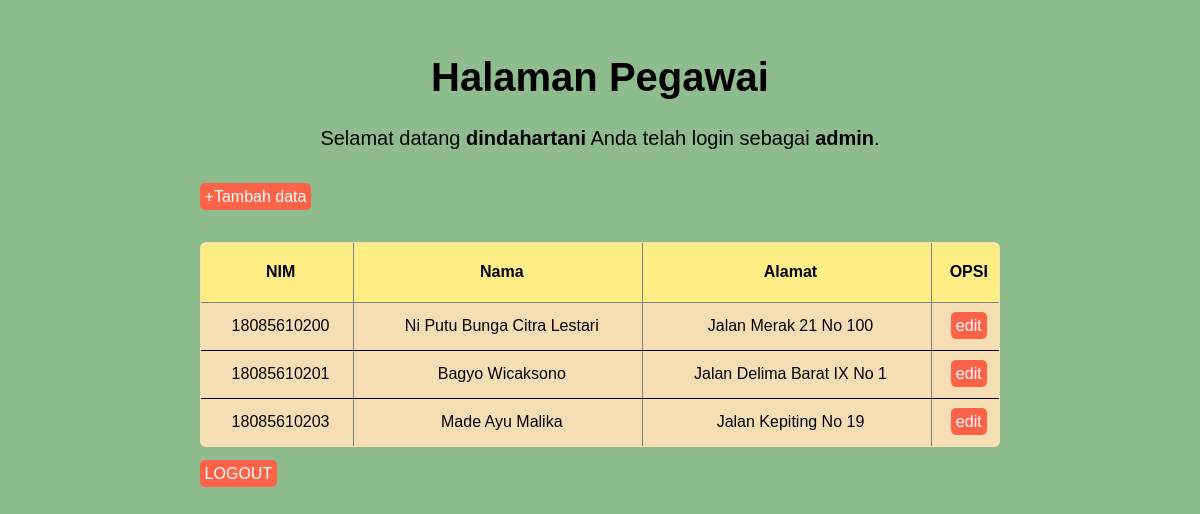
Screenshot of /halaman_pegawai.php (signed in) with the database file from the repository.
### tables this page shows
CREATE TABLE `mahasiswa` (
  `id` int(11) NOT NULL,
  `nim` varchar(255) NOT NULL,
  `nama` varchar(255) NOT NULL,
  `alamat` text NOT NULL
);

### halaman_pegawai.php (the view, shortened to what this page needs)
<!DOCTYPE html>
<html lang="en">
<head>
	<link rel="stylesheet" href="style1.css">
</head>
<body>
	<h1>Halaman Pegawai</h1>
	<p>Selamat datang <b><?php echo $_SESSION['username']; ?></b> Anda telah login sebagai <b><?php echo $_SESSION['level']; ?></b>.</p>
	<br/>
	<div class="link">
	<a href="insert2.php">+Tambah data</a>
	</div>
	<br/>
	<br/>
	<table border="1">
		<thead>
		<tr>
			<th>NIM</th>
			<th>Nama</th>
			<th>Alamat</th>
			<th>OPSI</th>
		</tr>
		</thead>
		<tbody>
		<?php
		include 'koneksi.php';
		$data = mysqli_query($koneksi,"select * from mahasiswa");
		while($d = mysqli_fetch_array($data)){
			?>
			<tr>
				<td><?php echo $d['nim']; ?></td>
				<td><?php echo $d['nama']; ?></td>
				<td><?php echo $d['alamat']; ?></td>
				<td>
					<a href="edit2.php?id=<?php echo $d['id']; ?>">edit</a>
				</td>
			</tr>
			<?php
		}
		?>
		</tbody>
	</table>
	<br>
	<div class="link">
	<a href="logout.php">LOGOUT</a>
	</div>
</body>
</html>

### style1.css (style rules this page uses)
.link { margin-left: 15%; }
a { background-color: tomato; padding: 5px; border-radius: 5px; color: white; text-decoration: none; }
p { font-size: 20px; text-align: center; }
h1 { font-size: 40px; text-align: center; }
table { border-spacing: 1; border-collapse: collapse; background-color: wheat; border-radius: 6px; overflow: hidden; max-width: 800px; width: 100%; margin: 0 auto; position: relative; }
td,th { padding-left: 8px; }
thead tr { height: 60px; background: #ffed86; font-size: 16px; }
tbody tr { height: 48px; border-bottom: 1px solid black; }
td, th { text-align: center; }
body { background: darkseagreen; font: 400 14px; padding: 20px; font-family: Arial, Helvetica, sans-serif; }

### rows the page displays
mahasiswa: nim "18085610200", nama "Ni Putu Bunga Citra Lestari", alamat "Jalan Merak 21 No 100"
mahasiswa: nim "18085610201", nama "Bagyo Wicaksono", alamat "Jalan Delima Barat IX No 1"
mahasiswa: nim "18085610203", nama "Made Ayu Malika", alamat "Jalan Kepiting No 19"

### other values shown
$_SESSION['username'] "dindahartani"
$_SESSION['level'] "admin"
